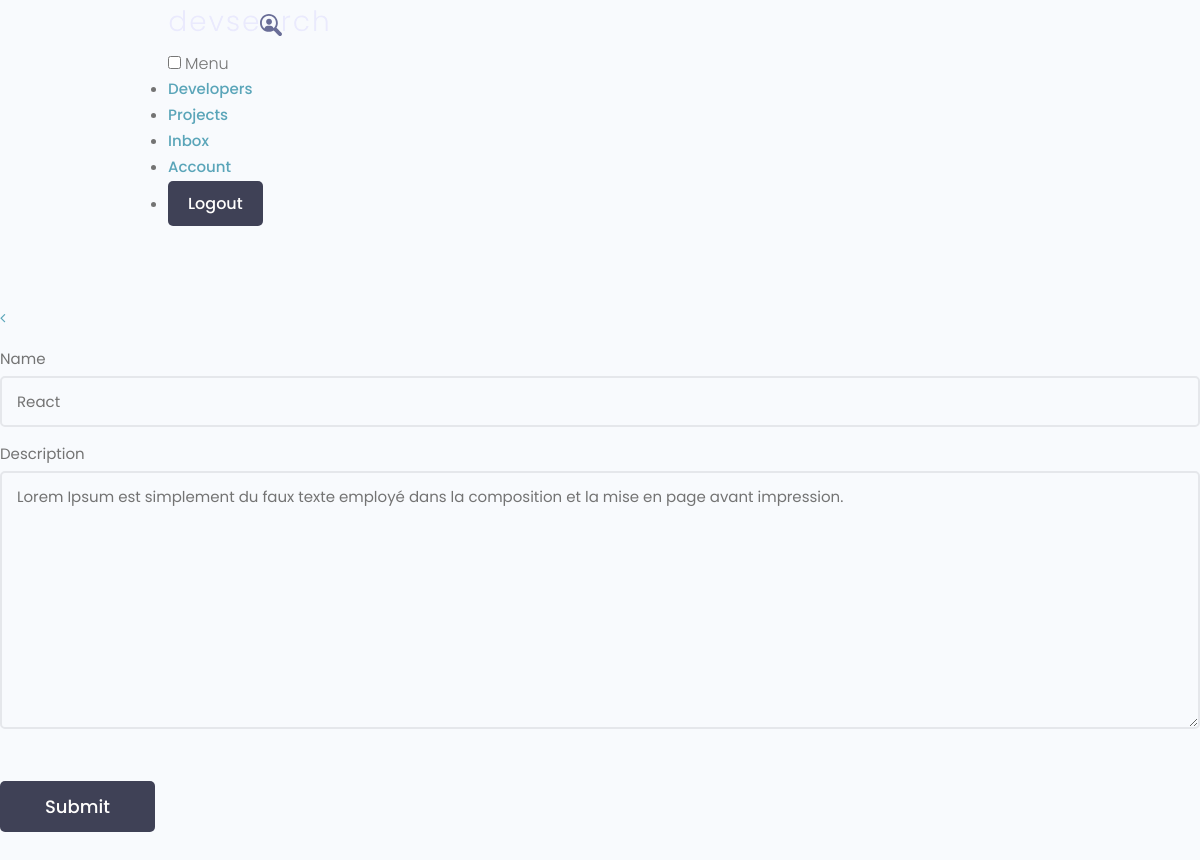
/update-skill/756805dc-64e4-43b1-b170-775badf76857/ (signed in), run on an earlier commit of the app's database.
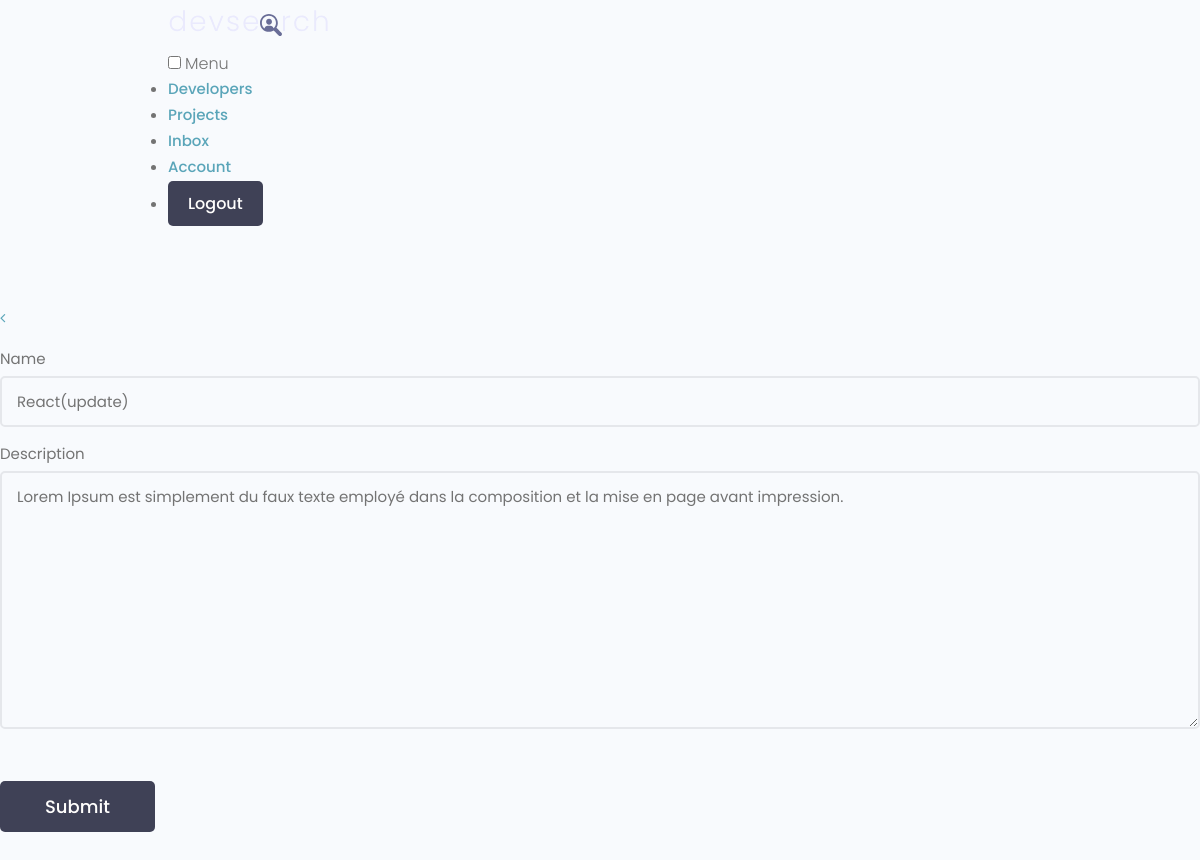
And on a later commit of the database.
### users/models.py (models this page shows, shortened)
class Skill(models.Model):
    owner = models.ForeignKey(
        Profile, on_delete=models.CASCADE, null=True, blank=True)
    name = models.CharField(max_length=200, blank=True, null=True)
    description = models.TextField(null=True, blank=True)
    created = models.DateTimeField(auto_now_add=True)
    id = models.UUIDField(default=uuid.uuid4, unique=True,
                          primary_key=True, editable=False)

### users/views.py (the view)
# urls.py: path('update-skill/<str:pk>/', views.updateSkill, name="update-skill"),
@login_required(login_url='login')
def updateSkill(request, pk):
    profile = request.user.profile
    skill = profile.skill_set.get(id=pk)
    form = SkillForm(instance=skill)
    if request.method == 'POST':
        form = SkillForm(request.POST, instance=skill)
        if form.is_valid():
            form.save()
            messages.success(request, 'Skill was updated successfully!')
            return redirect('account')
    context = {'form': form}
    return render(request, 'users/skill_form.html', context)

### users/forms.py
class SkillForm(ModelForm):
    class Meta:
        model = Skill
        fields = '__all__'
        exclude = ['owner']
    def __init__(self, *args, **kwargs):
        super(SkillForm, self).__init__(*args, **kwargs)
        for name, field in self.fields.items():
            field.widget.attrs.update({'class': 'input'})

### users/templates/users/skill_form.html (shortened to what this page needs)
{% extends 'main.html' %}
{% block content %}
<main class="formPage my-xl">
    <div class="content-box">
        <div class="formWrapper">
            <a class="backButton" href="{% url 'account' %}"><i class="fa fa-angle-left"></i></a>
            <br>
            <form class="form" method="POST" action="">
                {% for field in form %}
                <div class="form__field">
                    <label for="formInput#text"> {{field.label}}</label>
                    {{field}}
                </div>
                {% endfor %}
                <input class="btn btn--sub btn--lg  my-md" type="submit" value="Submit" />
            </form>
        </div>
    </div>
</main>
{% endblock %}

What changed in the data, as far as the page shows it:
changed Skill: name "React" → "React(update)"
